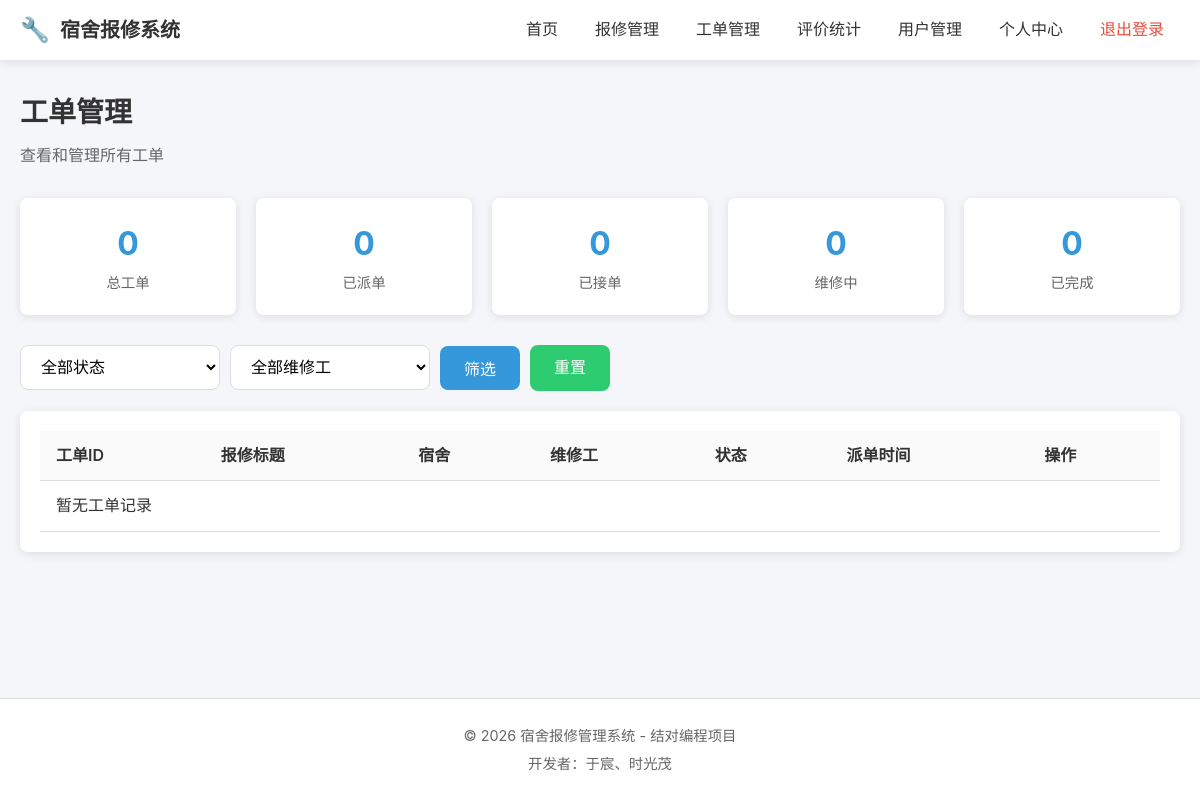
The app's page /workorders/manage/ (signed in), older data.
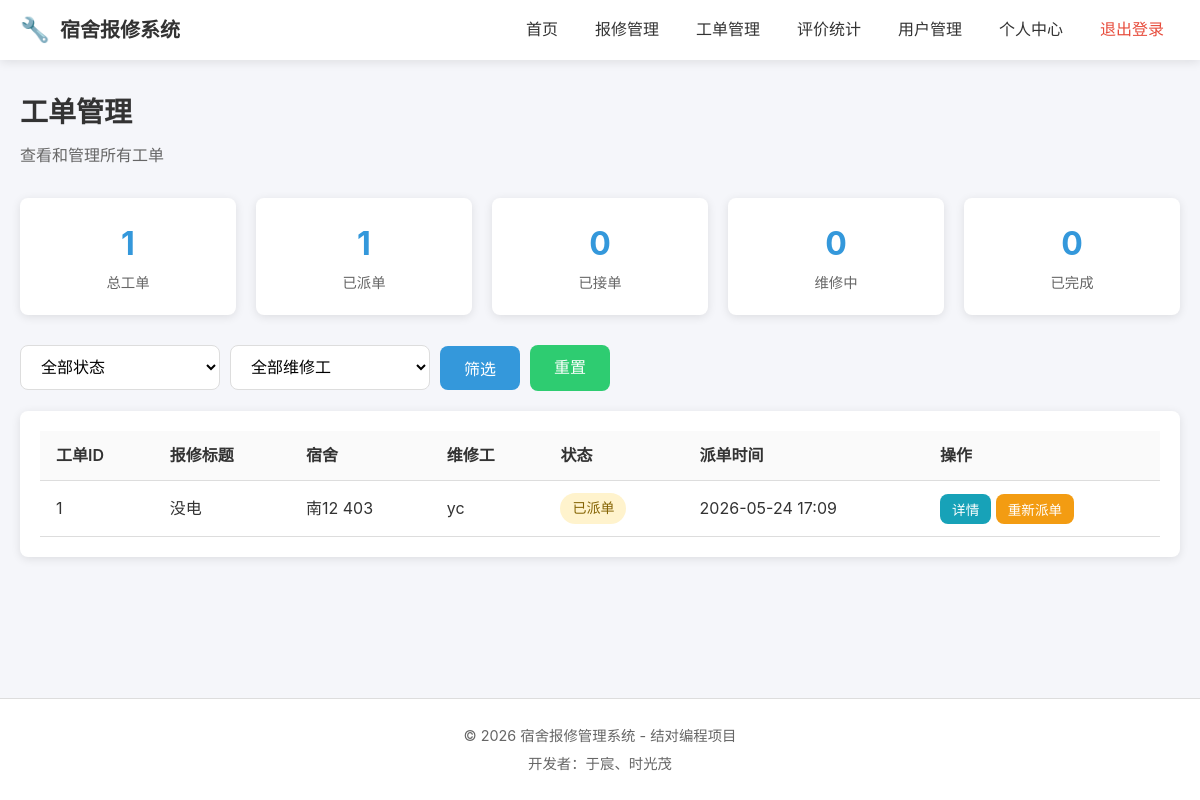
The same page, newer data.
### workorders/models.py (models this page shows, shortened)
class WorkOrder(models.Model):
    STATUS_CHOICES = [
        ('assigned', '已派单'),
        ('accepted', '已接单'),
        ('in_progress', '维修中'),
        ('completed', '已完成'),
        ('rejected', '已拒绝'),
    ]
    repair_request = models.OneToOneField(
        RepairRequest,
        on_delete=models.CASCADE,
        related_name='work_order',
        verbose_name='报修单'
    )
    worker = models.ForeignKey(
        settings.AUTH_USER_MODEL,
        on_delete=models.SET_NULL,
        null=True,
        blank=True,
        related_name='work_orders',
        verbose_name='维修工'
    )
    status = models.CharField('状态', max_length=20, choices=STATUS_CHOICES, default='assigned')
    assigned_by = models.ForeignKey(
        settings.AUTH_USER_MODEL,
        on_delete=models.SET_NULL,
        null=True,
        related_name='assigned_orders',
        verbose_name='派单管理员'
    )
    assigned_at = models.DateTimeField('派单时间', auto_now_add=True)
    accepted_at = models.DateTimeField('接单时间', null=True, blank=True)
    started_at = models.DateTimeField('开始维修时间', null=True, blank=True)
    completed_at = models.DateTimeField('完成时间', null=True, blank=True)
    remark = models.TextField('维修备注', blank=True, default='')
    created_at = models.DateTimeField('创建时间', auto_now_add=True)
    updated_at = models.DateTimeField('更新时间', auto_now=True)
    class Meta:
        db_table = 'work_orders'
        verbose_name = '工单'
        verbose_name_plural = '工单'
        ordering = ['-created_at']
        indexes = [
            models.Index(fields=['status']),
            models.Index(fields=['worker']),
        ]

### repairs/models.py (models this page shows, shortened)
class RepairRequest(models.Model):
    TYPE_CHOICES = [
        ('electric', '水电'),
        ('door', '门窗'),
        ('furniture', '家具'),
        ('network', '网络'),
        ('other', '其他'),
    ]
    STATUS_CHOICES = [
        ('pending', '待处理'),
        ('processing', '处理中'),
        ('completed', '已完成'),
        ('cancelled', '已取消'),
    ]
    student = models.ForeignKey(
        settings.AUTH_USER_MODEL,
        on_delete=models.CASCADE,
        related_name='repair_requests',
        verbose_name='报修学生'
    )
    title = models.CharField('报修标题', max_length=100)
    description = models.TextField('问题描述')
    repair_type = models.CharField('报修类型', max_length=50, choices=TYPE_CHOICES, default='other')
    dorm_building = models.CharField('宿舍楼', max_length=50)
    dorm_room = models.CharField('房间号', max_length=20)
    contact_phone = models.CharField('联系电话', max_length=20)
    status = models.CharField('状态', max_length=20, choices=STATUS_CHOICES, default='pending')
    created_at = models.DateTimeField('创建时间', auto_now_add=True)
    updated_at = models.DateTimeField('更新时间', auto_now=True)
    class Meta:
        db_table = 'repair_requests'
        verbose_name = '报修单'
        verbose_name_plural = '报修单'
        ordering = ['-created_at']
        indexes = [
            models.Index(fields=['status']),
            models.Index(fields=['created_at']),
        ]

### users/models.py (models this page shows, shortened)
class User(AbstractUser):
    ROLE_CHOICES = [
        ('student', '学生'),
        ('worker', '维修工'),
        ('admin', '管理员'),
    ]
    role = models.CharField('角色', max_length=20, choices=ROLE_CHOICES, default='student')
    phone = models.CharField('联系电话', max_length=20, blank=True, default='')
    dorm_building = models.CharField('宿舍楼', max_length=50, blank=True, default='')
    dorm_room = models.CharField('宿舍房间号', max_length=20, blank=True, default='')
    specialty = models.CharField('维修专长', max_length=50, blank=True, default='')
    class Meta:
        db_table = 'users'
        verbose_name = '用户'
        verbose_name_plural = '用户'
    def is_admin(self):
        return self.role == 'admin'

### workorders/views.py (the view)
# urls.py: path('manage/', views.work_order_manage, name='work_order_manage'),
@login_required
def work_order_manage(request):
    if not request.user.is_admin():
        messages.error(request, '仅管理员可访问')
        return redirect('index')
    status = request.GET.get('status', '')
    worker_id = request.GET.get('worker_id', '')
    work_orders = WorkOrder.objects.all()
    if status:
        work_orders = work_orders.filter(status=status)
    if worker_id:
        work_orders = work_orders.filter(worker_id=worker_id)
    work_orders = work_orders.order_by('-created_at')
    from django.core.paginator import Paginator
    paginator = Paginator(work_orders, 10)
    page = request.GET.get('page', 1)
    page_obj = paginator.get_page(page)
    filter_params = ''
    if status:
        filter_params += f'&status={status}'
    if worker_id:
        filter_params += f'&worker_id={worker_id}'
    from users.models import User
    all_workers = User.objects.filter(role='worker')
    context = {
        'page_obj': page_obj,
        'current_status': status,
        'current_worker': worker_id,
        'filter_params': filter_params,
        'all_workers': all_workers,
        'total': WorkOrder.objects.count(),
        'assigned': WorkOrder.objects.filter(status='assigned').count(),
        'accepted': WorkOrder.objects.filter(status='accepted').count(),
        'in_progress': WorkOrder.objects.filter(status='in_progress').count(),
        'completed': WorkOrder.objects.filter(status='completed').count(),
    }
    return render(request, 'workorders/work_order_manage.html', context)

### templates/workorders/work_order_manage.html (shortened to what this page needs)
{% extends 'base.html' %}
{% block content %}
<div class="page-header">
    <h2>工单管理</h2>
    <p class="text-muted">查看和管理所有工单</p>
</div>
<div class="stats-row">
    <div class="stat-item">
        <span class="stat-num">{{ total }}</span>
        <span class="stat-text">总工单</span>
    </div>
    <div class="stat-item">
        <span class="stat-num">{{ assigned }}</span>
        <span class="stat-text">已派单</span>
    </div>
    <div class="stat-item">
        <span class="stat-num">{{ accepted }}</span>
        <span class="stat-text">已接单</span>
    </div>
    <div class="stat-item">
        <span class="stat-num">{{ in_progress }}</span>
        <span class="stat-text">维修中</span>
    </div>
    <div class="stat-item">
        <span class="stat-num">{{ completed }}</span>
        <span class="stat-text">已完成</span>
    </div>
</div>
<div class="filter-bar">
    <form method="get" class="filter-form">
        <select name="status" class="form-select filter-select">
            <option value="">全部状态</option>
        </select>
        <select name="worker_id" class="form-select filter-select">
            <option value="">全部维修工</option>
        </select>
        <button type="submit" class="btn btn-primary">筛选</button>
        <a href="{% url 'workorders:work_order_manage' %}" class="btn btn-secondary">重置</a>
    </form>
</div>
<div class="card">
    <div class="card-body">
        <table class="table">
            <thead>
                <tr>
                    <th>工单ID</th>
                    <th>报修标题</th>
                    <th>宿舍</th>
                    <th>维修工</th>
                    <th>状态</th>
                    <th>派单时间</th>
                    <th>操作</th>
                </tr>
            </thead>
            <tbody>
                {% for item in page_obj %}
                <tr>
                    <td>{{ item.id }}</td>
                    <td>{{ item.repair_request.title }}</td>
                    <td>{{ item.repair_request.dorm_building }} {{ item.repair_request.dorm_room }}</td>
                    <td>{{ item.worker.username|default:"未分配" }}</td>
                    <td><span class="badge badge-{{ item.status }}">{{ item.get_status_display }}</span></td>
                    <td>{{ item.assigned_at|date:"Y-m-d H:i" }}</td>
                    <td>
                        <button class="btn btn-sm btn-info" onclick="viewDetail('{{ item.id }}')">详情</button>
                        {% if item.status in 'assigned,accepted' %}
                        <button class="btn btn-sm btn-warning" onclick="reassign('{{ item.id }}')">重新派单</button>
                        {% endif %}
                    </td>
                </tr>
                {% empty %}
                <tr>
                    <td colspan="7" class="text-center">暂无工单记录</td>
                </tr>
                {% endfor %}
            </tbody>
        </table>
    </div>
</div>
{% endblock %}

### templates/base.html (shortened to what this page needs)
{% load static %}
<!DOCTYPE html>
<html lang="zh-CN">
<head>
    <link rel="stylesheet" href="{% static 'css/style.css' %}">
</head>
<body>
    <nav class="navbar">
        <div class="nav-container">
            <a href="{% url 'index' %}" class="nav-logo">
                <span class="logo-icon">🔧</span>
                <span class="logo-text">宿舍报修系统</span>
            </a>
            <div class="nav-menu">
                {% if user.is_authenticated %}
                    <a href="{% url 'index' %}" class="nav-link">首页</a>
                    {% if user.role == 'student' %}
                        <a href="{% url 'repairs:my_repairs' %}" class="nav-link">我的报修</a>
                        <a href="{% url 'repairs:repair_create' %}" class="nav-link">提交报修</a>
                    {% elif user.role == 'worker' %}
                        <a href="{% url 'workorders:worker_dashboard' %}" class="nav-link">工作台</a>
                        <a href="{% url 'workorders:worker_dashboard' %}" class="nav-link">我的工单</a>
                    {% elif user.role == 'admin' %}
                        <a href="{% url 'repairs:repair_manage' %}" class="nav-link">报修管理</a>
                        <a href="{% url 'workorders:work_order_manage' %}" class="nav-link">工单管理</a>
                        <a href="{% url 'reviews:review_stats' %}" class="nav-link">评价统计</a>
                        <a href="{% url 'users:user_manage' %}" class="nav-link">用户管理</a>
                    {% endif %}
                    <a href="{% url 'users:profile' %}" class="nav-link">个人中心</a>
                    <a href="{% url 'users:logout' %}" class="nav-link nav-logout">退出登录</a>
                {% else %}
                    <a href="{% url 'users:login' %}" class="nav-link">登录</a>
                    <a href="{% url 'users:register' %}" class="nav-link nav-register">注册</a>
                {% endif %}
            </div>
        </div>
    </nav>
    <main class="main-content">
        {% block content %}{% endblock %}
    </main>
    <footer class="footer">
        <div class="footer-container">
            <p>&copy; 2026 宿舍报修管理系统 - 结对编程项目</p>
            <p>开发者：于宸、时光茂</p>
        </div>
    </footer>
</body>
</html>

### static/css/style.css (style rules this page uses)
* { margin: 0; padding: 0; box-sizing: border-box; }
:root { --primary-color: #3498db; --primary-dark: #2980b9; --secondary-color: #2ecc71; --danger-color: #e74c3c; --warning-color: #f39c12; --text-color: #333; --text-light: #666; --bg-color: #f5f6fa; --white: #fff; --border-color: #ddd; --shadow: 0 2px 10px rgba(0, 0, 0, 0.1); --radius: 8px; }
body { font-family: -apple-system, BlinkMacSystemFont, 'Segoe UI', Roboto, 'Helvetica Neue', Arial, sans-serif; background-color: var(--bg-color); color: var(--text-color); line-height: 1.6; min-height: 100vh; display: flex; flex-direction: column; }
a { text-decoration: none; color: var(--primary-color); transition: color 0.3s; }
.navbar { background: var(--white); box-shadow: var(--shadow); position: sticky; top: 0; z-index: 1000; }
.nav-container { max-width: 1200px; margin: 0 auto; padding: 0 20px; display: flex; justify-content: space-between; align-items: center; height: 60px; }
.nav-logo { display: flex; align-items: center; gap: 10px; font-size: 1.25rem; font-weight: bold; color: var(--text-color); }
.logo-icon { font-size: 1.5rem; }
.nav-menu { display: flex; gap: 5px; }
.nav-link { padding: 8px 16px; border-radius: var(--radius); color: var(--text-color); font-weight: 500; transition: all 0.3s; }
.nav-logout { color: var(--danger-color); }
.main-content { flex: 1; max-width: 1200px; margin: 0 auto; padding: 30px 20px; width: 100%; }
.footer { background: var(--white); border-top: 1px solid var(--border-color); padding: 20px; text-align: center; color: var(--text-light); font-size: 0.9rem; }
.footer-container p { margin: 5px 0; }
.btn { display: inline-block; padding: 10px 24px; border: none; border-radius: var(--radius); font-size: 1rem; font-weight: 500; cursor: pointer; transition: all 0.3s; text-align: center; }
.btn-primary { background: var(--primary-color); color: var(--white); }
.btn-secondary { background: var(--secondary-color); color: var(--white); }
.form-select { width: 100%; padding: 12px 16px; border: 1px solid var(--border-color); border-radius: var(--radius); font-size: 1rem; background: var(--white); cursor: pointer; transition: border-color 0.3s; }
.card { background: var(--white); border-radius: var(--radius); box-shadow: var(--shadow); overflow: hidden; }
.card-body { padding: 20px; }
.table { width: 100%; border-collapse: collapse; }
.table th, .table td { padding: 12px 16px; text-align: left; border-bottom: 1px solid var(--border-color); }
.table th { background: #fafafa; font-weight: 600; color: var(--text-color); }
.badge { display: inline-block; padding: 4px 12px; border-radius: 20px; font-size: 0.875rem; font-weight: 500; }
.badge-assigned { background: #fff3cd; color: #856404; }
.text-muted { color: var(--text-light); }
.page-header { margin-bottom: 30px; }
.page-header h2 { font-size: 1.75rem; color: var(--text-color); margin-bottom: 8px; }
.stats-row { display: flex; gap: 20px; margin-bottom: 30px; }
.stat-item { background: var(--white); padding: 20px 30px; border-radius: var(--radius); box-shadow: var(--shadow); text-align: center; flex: 1; }
.stat-num { display: block; font-size: 2rem; font-weight: bold; color: var(--primary-color); }
.stat-text { color: var(--text-light); font-size: 0.9rem; }
.filter-bar { margin-bottom: 20px; }
.filter-form { display: flex; gap: 10px; align-items: center; }
.filter-select { width: 200px; }
.btn-sm { padding: 5px 12px; font-size: 0.85rem; }
.btn-info { background: #17a2b8; color: var(--white); }
.btn-warning { background: var(--warning-color); color: var(--white); }

Row changes from the older to the newer data that the page shows:
added WorkOrder: id "1", repair_request "没电", repair_request.dorm_building "南12", repair_request.dorm_room "403", worker.username "yc", status "已派单", assigned_at "2026-05-24 17:09"
Text that changed along with them:
{{ total }}: "0" → "1"
{{ assigned }}: "0" → "1"
text no longer shown: "暂无工单记录"
